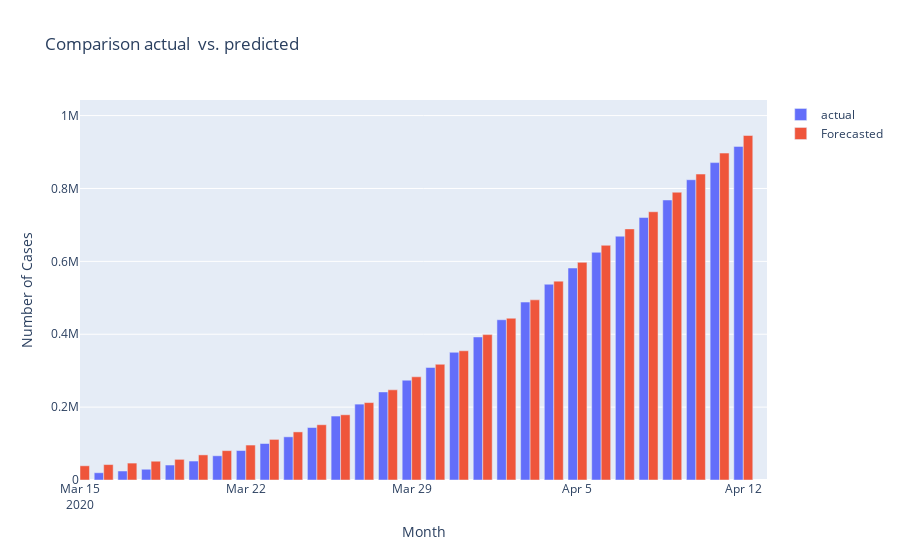

Write notebook code for a chart like this one.
### Markdown cell above
## Comparison actual vs Predicted Value

### Code cell
predvalue = pd.DataFrame(inv_pred_case,index=validation1.iloc[1:].index, columns=['Prediction'])
actualvalue = pd.DataFrame(inv_validation_case,index=validation1.iloc[1:].index, columns=['Actual'])
result = pd.concat([predvalue,actualvalue], axis=1)
result1 = result.groupby(result.index)['Prediction','Actual'].sum()
fig = go.Figure(data=[
    go.Bar(name='actual', x=result1.index, y=result1['Actual']),
    go.Bar(name='Forecasted', x=result1.index, y= result1['Prediction'])
])
fig.update_layout(barmode= 'group', title='Comparison actual  vs. predicted',xaxis_title='Month',yaxis_title='Number of Cases')
fig.show()
